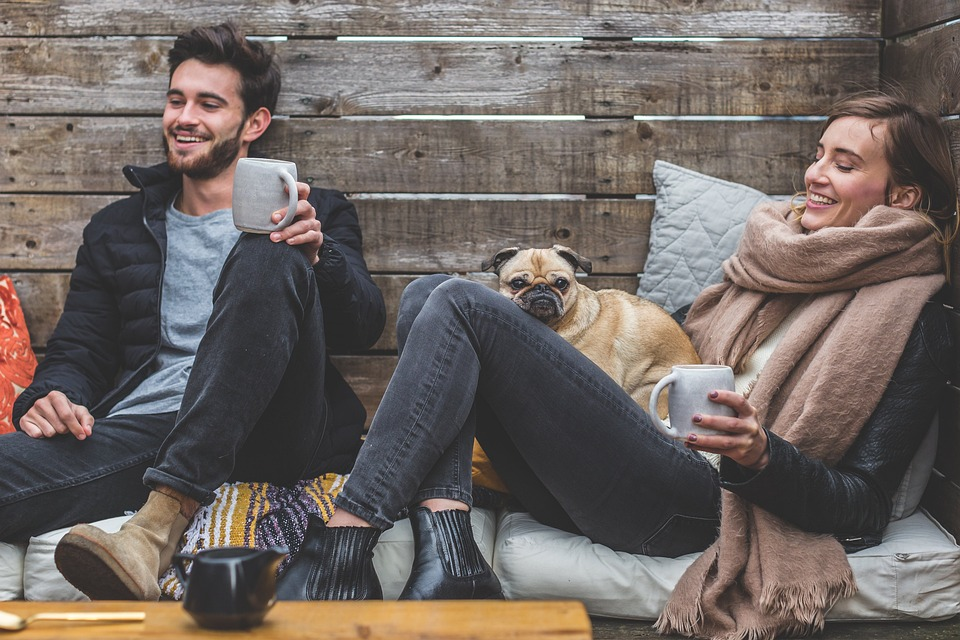
#> input picture opencv_introduction/test_img.jpg, 960 x 640 px
$ jupyter execute --allow-errors opencv_introduction.ipynb   (shell and % lines are left out)
#> lines starting #> are read from the running program, lines starting #| are printed output that depends on the picture
## Introduction to opencv

### OpenCV is a library in the field of computer vision that will help us to achieve many many task like image porcessing or video processing here we understad some concepts of Opencv.

### Opencv is a very vast library and we can use it with C,C++ Or Python.Documentation is very easy to undersatnd and also code is very easy to understand

### there are lots of functions like face detection that will help us to detect the face and then we can easily recognize it.
### So opnecv will help us in many many applications of computer vision.
### Here are the some application of computer vision

1.Face Recognition
2.Object Detection
3.Object Classification
4.Image Recognition
5.Pattern Recognition
6.Robotics

### Check Python is istalled or not?

## OpenCV Installation

[cell 1]
import cv2

[cell 2]
cv2.__version__

## Reading And Displaying Image

[cell 3]
import cv2

img=cv2.imread("test_img.jpg")
#> img is the input picture: shape (640, 960, 3); mean B, G, R 98.8, 103.1, 112
# print()
img.shape
#> Out = (640, 960, 3)

[cell 4]
cv2.imshow(winname="Test Image",mat=img)
cv2.waitKey(0)
cv2.destroyAllWindows()

### Flags

- to read image in color flag=1 by default, cv2.IMREAD_COLOR
- to read image in gray color flag=0, cv2.IMREAD_GRAYSCALE
- to read image as it is flag=-1,cv2.IMREAD_UNCHANGED

[cell 5]
import cv2

img=cv2.imread(filename="test_img.jpg",flags=0) #grayscale
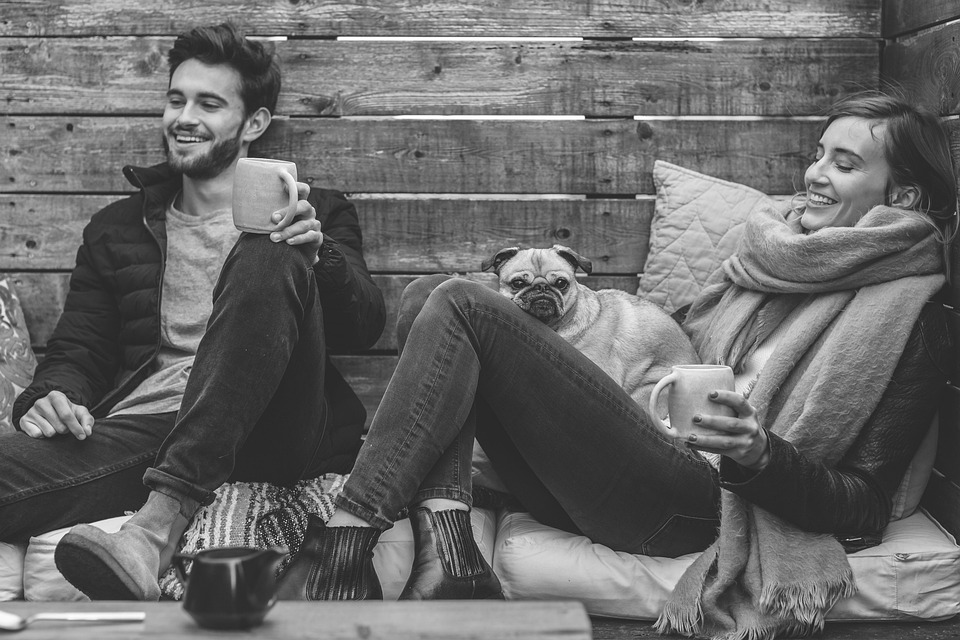
#> img: shape (640, 960); min 7, max 255, mean 105.3
img=cv2.imread(filename="test_img.jpg",flags=cv2.IMREAD_GRAYSCALE) #grayscale

cv2.imshow(winname="Test Image",mat=img)

cv2.waitKey(0)
cv2.destroyAllWindows()

[cell 6]
import cv2

img=cv2.imread(filename="test_img.jpg",flags=2) #grayscale
cv2.imshow(winname="Test Image",mat=img)

cv2.waitKey(0)
cv2.destroyAllWindows()

[cell 7]
import cv2

# img=cv2.imread(filename="test_img.jpg",flags=1) #rgb
img=cv2.imread(filename="test_img.jpg",flags=cv2.IMREAD_COLOR) #rgb

cv2.imshow(winname="Test Image",mat=img)

cv2.waitKey(0)
cv2.destroyAllWindows()

[cell 8]
import cv2

# img=cv2.imread(filename="test_img.jpg",flags=1) #rgb
img=cv2.imread(filename="img_2.png",flags=cv2.IMREAD_UNCHANGED) #rgb
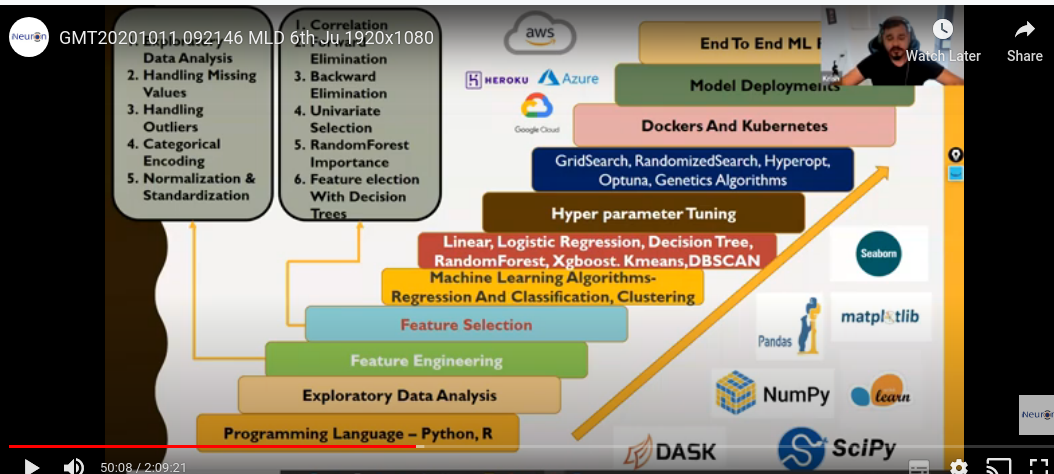
#> input picture opencv_introduction/img_2.png, 1054 x 474 px
#> img is the input picture: shape (474, 1054, 4); mean B, G, R, A 110, 126.6, 134.5, 255
print(img.shape)
#| (474, 1054, 4)
cv2.imshow(winname="Test Image",mat=img)

cv2.waitKey(0)
cv2.destroyAllWindows()

## Image resize

[cell 9]
import cv2

img=cv2.imread(filename="test_img.jpg",flags=1) #rgb

print(img.shape)
#| (640, 960, 3)

[cell 10]
import cv2

img=cv2.imread(filename="test_img.jpg",flags=1) #rgb
img=cv2.resize(dsize=(300,200),src=img)
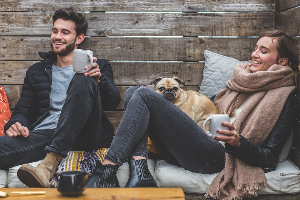
#> img: shape (200, 300, 3); mean B, G, R 98.7, 103, 112
print(img.shape)
#| (200, 300, 3)


cv2.imshow(winname="Test Image",mat=img)

cv2.waitKey(0)
cv2.destroyAllWindows()

[cell 11]
import cv2

width=300
height=300
dimension=(width,height)

img=cv2.imread(filename="test_img.jpg",flags=1) #rgb
img=cv2.resize(dsize=dimension,src=img)
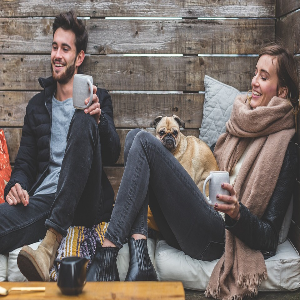
#> img: shape (300, 300, 3); mean B, G, R 98.7, 103, 111.9
print(img.shape)
#| (300, 300, 3)


cv2.imshow(winname="Test Image",mat=img)

cv2.waitKey(0)
cv2.destroyAllWindows()

### Percentage Wise Smallar Or Bigger

[cell 12]
import cv2

width=0
height=0
dimension=(width,height)

#fx means Width and fy means Height
img=cv2.imread(filename="test_img.jpg",flags=1) #rgb
print(img.shape)
#| (640, 960, 3)
img2=cv2.resize(dsize=dimension,src=img,fx=2,fy=1)
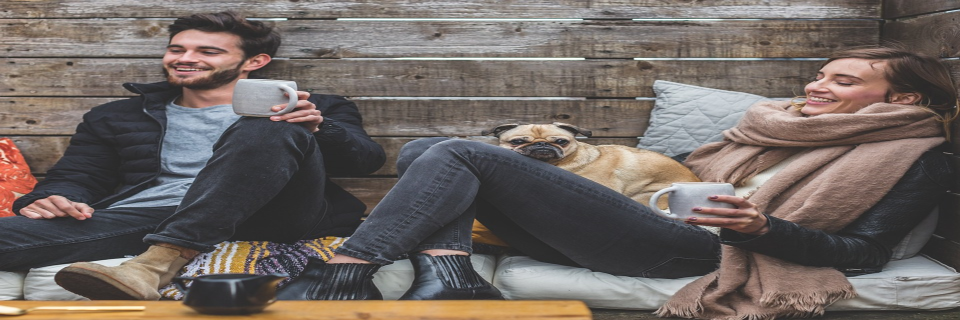
#> img2: shape (640, 1920, 3) (shown at 1/2 size); mean B, G, R 98.9, 103.2, 112.2
print(img2.shape)
#| (640, 1920, 3)


cv2.imshow(winname="Test Image",mat=img2)

cv2.waitKey(0)
cv2.destroyAllWindows()

[cell 13]
import cv2

width=0
height=0
dimension=(width,height)

#fx means Width and fy means Height
img=cv2.imread(filename="test_img.jpg",flags=1) #rgb
print(img.shape)
#| (640, 960, 3)
img2=cv2.resize(dsize=dimension,src=img,fx=0.1,fy=0.1)
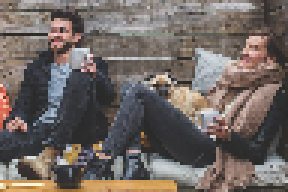
#> img2: shape (64, 96, 3) (shown 3 times larger); mean B, G, R 98.8, 103.1, 112.1
print(img2.shape)
#| (64, 96, 3)


cv2.imshow(winname="Test Image",mat=img2)

cv2.waitKey(0)
cv2.destroyAllWindows()

## Save the image using opencv

[cell 14]
import cv2

width=0
height=0
dimension=(width,height)

#fx means Width and fy means Height
img=cv2.imread(filename="test_img.jpg",flags=1) #rgb
print(img.shape)
#| (640, 960, 3)
img2=cv2.resize(dsize=dimension,src=img,fx=0.1,fy=0.1)
print(img2.shape)
#| (64, 96, 3)

cv2.imwrite("edited_image.jpg",img2)
cv2.imshow(winname="Test Image",mat=img2)

cv2.waitKey(0)
cv2.destroyAllWindows()

[cell 15]
import cv2

width=0
height=0
dimension=(width,height)

#fx means Width and fy means Height
img=cv2.imread(filename="img_2.png",flags=0) #rgb
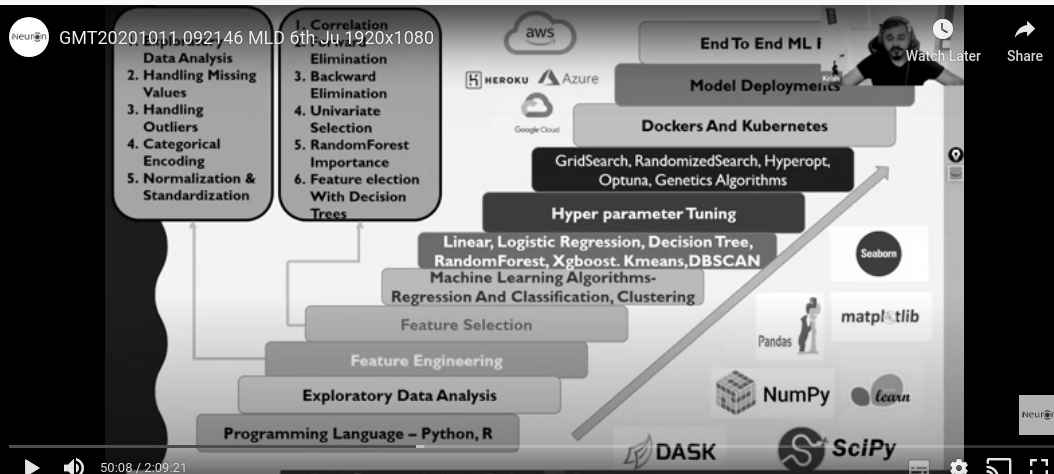
#> img: shape (474, 1054); min 0, max 255, mean 126.7
print(img.shape)
#| (474, 1054)
img2=cv2.resize(dsize=dimension,src=img,fx=0.1,fy=0.1)
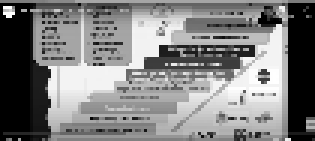
#> img2: shape (47, 105) (shown 3 times larger); min 0, max 255, mean 128.2
print(img2.shape)
#| (47, 105)

cv2.imwrite("edited_image_2.jpg",img2)
cv2.imshow(winname="Test Image",mat=img2)

cv2.waitKey(0)
cv2.destroyAllWindows()
